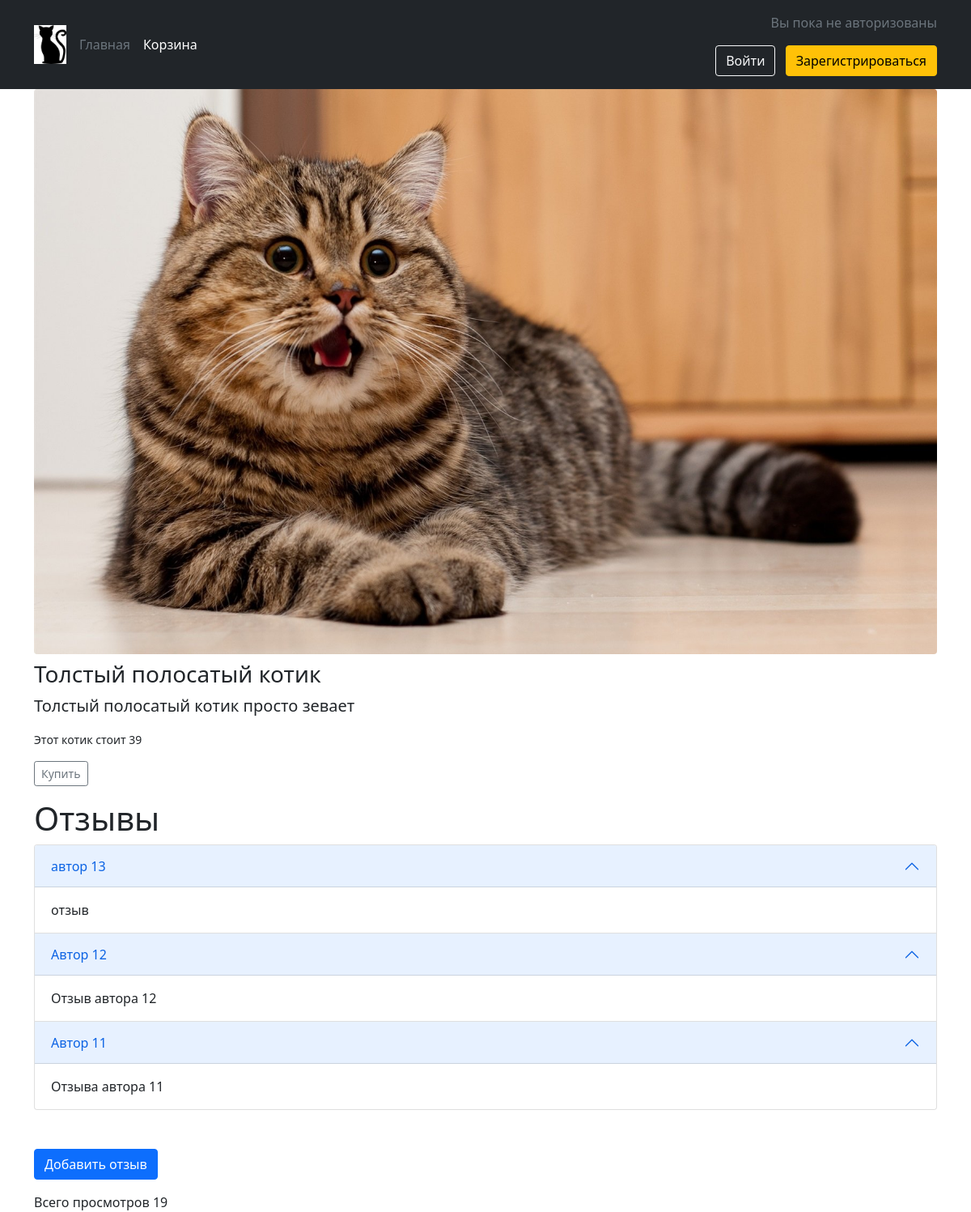
Screenshot of /detailview.php?id=5 with the database file from the repository.
### tables this page shows
CREATE TABLE `images` (
  `id` int(11) NOT NULL,
  `title` varchar(63) NOT NULL,
  `pathbig` varchar(255) NOT NULL,
  `pathsmall` varchar(255) NOT NULL,
  `sizebig` int(11) DEFAULT NULL,
  `sizesmall` int(11) DEFAULT NULL,
  `clicks` int(11) DEFAULT NULL,
  `good_id` int(11) NOT NULL
);

CREATE TABLE `catalog` (
  `id` int(11) NOT NULL,
  `title` varchar(63) NOT NULL,
  `price` int(11) NOT NULL,
  `description` text NOT NULL
);

CREATE TABLE `reviews` (
  `id` int(11) NOT NULL,
  `good_id` int(11) NOT NULL,
  `reviewer` varchar(63) NOT NULL,
  `text` text NOT NULL
);

### detailview.php (the view, shortened to what this page needs)
<?php
    require_once('head.php');
    require_once("config.php");
    if ($_GET['id']) {
        $id = (int)$_GET['id'];
        $sql = "select catalog.title as goodTitle, description, price, images.pathbig, images.clicks, images.title AS imageTitle, images.id as imageId FROM `catalog` LEFT JOIN images ON images.good_id = catalog.id WHERE catalog.id = $id";
        $res = mysqli_query($connect, $sql);
        $good = mysqli_fetch_assoc($res);
        $imageSrc = $good['pathbig'].'\\'. $good['imageTitle'];
    } else echo "Такой товар отсутствует в каталоге!";
?>
<div class = "container">
    <figure class="figure">
        <img src="<?= $imageSrc?>" class="figure-img img-fluid rounded" alt="">
        <h3 class="h3"><?= $good['goodTitle']?></h3>
        <p class = "lead"><?= $good['description']?></p>
        <p class = "small">Этот котик стоит <?= $good['price']?></p>
        <a class="btn btn-sm btn-outline-secondary" href="<?= ADD_TO_CART ?>?id=<?= $id ?>">Купить</a>
    </figure>
    <h3 class="display-6">Отзывы</h3>
    <div class="accordion" id="accordionExample">
        <?php
            $sql = "select reviewer, text from `reviews` where good_id = $id";
            $res = mysqli_query($connect, $sql);
            while ($data = mysqli_fetch_assoc($res)) {
                $reviews[] = $data;
            }
            if (!$reviews) {
                echo "Здесь пока нет ни одного отзыва";
            } else {
                $reviews = array_reverse($reviews);
                foreach ($reviews as $value) {
                    $review = file_get_contents("templates/review.tpl");
                    $pattern = ['/{author}/', '/{text}/'];
                    $replacement = [$value['reviewer'], $value['text']];
                    echo preg_replace($pattern, $replacement, $review);
                }
            }
        ?>
    </div>
    <br>
    <br>
    <div class="mb-3">
        <a class="btn btn-primary" href = "<?=ADD_REVIEW_PAGE?>?id=<?=$id?>">Добавить отзыв</a>
    </div>
    <?php
        if($good['clicks'])
            echo "Всего просмотров {$good['clicks']}<br>";
    ?>
</div>
<?php require_once('close.php');?>

### rows the page displays
images: pathbig+title (picture), good.title "Толстый полосатый котик", good.description "Толстый полосатый котик просто зевает", good.price "39", clicks "19"
reviews: preg_replace($pattern, $replacement, $review) "автор 13 отзыв"
reviews: preg_replace($pattern, $replacement, $review) "Автор 12 Отзыв автора 12"
reviews: preg_replace($pattern, $replacement, $review) "Автор 11 Отзыва автора 11"

### other values shown
$loginMessage "Вы пока не авторизованы"
$loginHrefValue "Войти"
